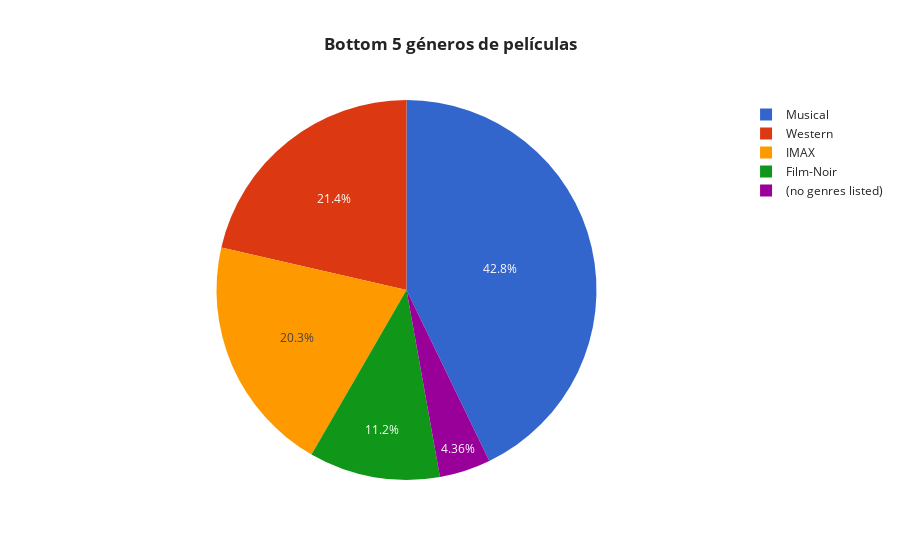

The cell this chart's notebook holds for it:
### Code cell
# ¿Cúal es el bottom 5 de los géneros de peliculas menos calificados por los usuarios?
base = movies3.groupby(['variable'])[['value']].sum().sort_values('value', ascending = True).reset_index().head(5)

# crear gráfica
fig = px.pie(base, values = 'value', names ='variable',
             title= '<b>Bottom 5 géneros de películas<b>',
             color_discrete_sequence=px.colors.qualitative.G10)

# agregar detalles a la gráfica
fig.update_layout(
    template = 'simple_white',
    title_x = 0.5)

fig.show()

### Figure 1 — Plotly figure (JSON) as saved in the notebook; plotly's stock layout.template omitted (floating-point values rounded to 4 significant figures)
{"data": [{"domain": {"x": [0, 1], "y": [0, 1]}, "hovertemplate": "variable=%{label}<br>value=%{value}<extra></extra>", "labels": ["(no genres listed)", "Film-Noir", "IMAX", "Western", "Musical"], "legendgroup": "", "name": "", "showlegend": true, "type": "pie", "values": [34, 87, 158, 167, 334]}], "layout": {"legend": {"tracegroupgap": 0}, "piecolorway": ["#3366CC", "#DC3912", "#FF9900", "#109618", "#990099", "#0099C6", "#DD4477", "#66AA00", "#B82E2E", "#316395"], "title": {"text": "<b>Bottom 5 géneros de películas<b>", "x": 0.5}}}
